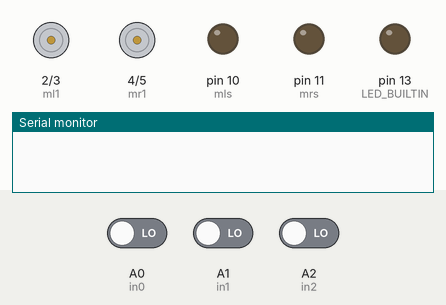
The sketch below on a simulated Arduino Uno, built with avr-gcc and run on an emulated ATmega328P. On the bench: motor-driver pin pairs drawn as motors (green arrow = first pin HIGH = forward, orange = second pin HIGH = backward, longer = more drive), output pins drawn as LEDs (lit = HIGH), the last lines printed to the serial monitor. Inputs (shaded band) come from the test bench; at power-on: A0 (in0) LOW, A1 (in1) LOW, A2 (in2) LOW.

Above: at 0.1 s.
At 3.1 s:
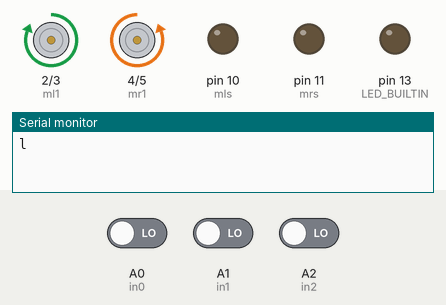
Timing chart, 0 to 4.6 s (numbered marks = the images above):
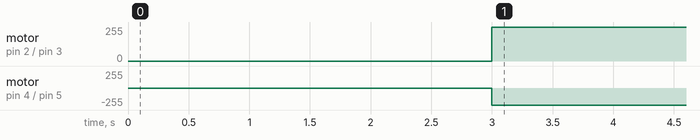

Measured:
- by itself, motor on pin 2 (ml1) / pin 3 (ml2): stopped → forward 255/255 at 3.0 s
- by itself, motor on pin 4 (mr1) / pin 5 (mr2): stopped → backward 255/255 at 3.0 s

The sketch:

FS-CT6B_V0.1.ino
```cpp
//UPDATE
//conditioned changed from if to else if
int in0 = A0, in1 = A1, in2 = A2, in0v, in1v, in2v, ml1 = 2, ml2 = 3, mr1 = 4, mr2 = 5, mls = 10, mrs = 11;
char s;
void setup() {
  // put your setup code here, to run once:
  //input from receiver
  pinMode(in0, INPUT);
  pinMode(in1, INPUT);
  pinMode(in2, INPUT);
  //motor
  pinMode(ml1, OUTPUT);
  pinMode(ml2, OUTPUT);
  pinMode(mr1, OUTPUT);
  pinMode(mr2, OUTPUT);
  //motor speed
  pinMode(mls, OUTPUT);
  pinMode(mrs, OUTPUT);
  pinMode(LED_BUILTIN, OUTPUT);
  digitalWrite(LED_BUILTIN, LOW);
  Serial.begin(9600);
}

void loop() {
  // put your main code here, to run repeatedly:
  in0v = map(pulseIn(in0, HIGH), 1100, 1800, 0, 255);  //left,right
  in1v = map(pulseIn(in1, HIGH), 1100, 1800, 0, 255);  //backward,forward
  in2v = map(pulseIn(in2, HIGH), 1100, 1800, 0, 255);  //speed
  if (in2v <= 20)
    in2v = 0;
  analogWrite(mls, in2v);
  analogWrite(mrs, in2v);
  if (in0v < 110)
  {
    s = 'l';
  }
  else if (in0v > 200)
  {
    s = 'r';
  }
  else if (in1v < 110) //if -> else if
  {
    s = 'b';
  }
  else if (in1v > 140)
  {
    s = 'f';
  }
  switch (s)
  {
    case 'f':
      digitalWrite(ml1, 1);
      digitalWrite(ml2, 0);
      digitalWrite(mr1, 1);
      digitalWrite(mr2, 0);
      break;
    case 'b':
      digitalWrite(ml1, 0);
      digitalWrite(ml2, 1);
      digitalWrite(mr1, 0);
      digitalWrite(mr2, 1);
      break;
    case 'l':
      digitalWrite(ml1, 1);
      digitalWrite(ml2, 0);
      digitalWrite(mr1, 0);
      digitalWrite(mr2, 1);
      break;
    case 'r':
      digitalWrite(ml1, 0);
      digitalWrite(ml2, 1);
      digitalWrite(mr1, 1);
      digitalWrite(mr2, 0);
      break;
    default:
      digitalWrite(ml1, 0);
      digitalWrite(ml2, 0);
      digitalWrite(mr1, 0);
      digitalWrite(mr2, 0);
      break;
  }
  Serial.println(s);
  delay(10);
  s = 0;
}
```
